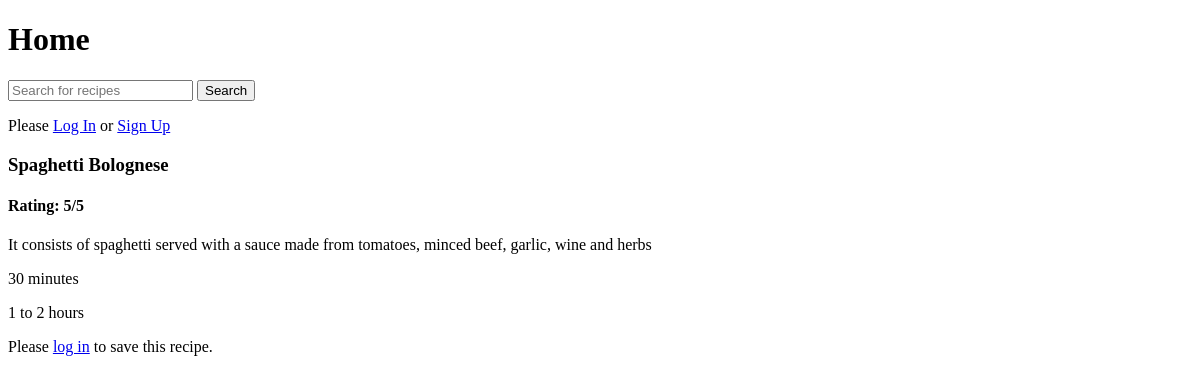
/, run on an earlier commit of the app's database.
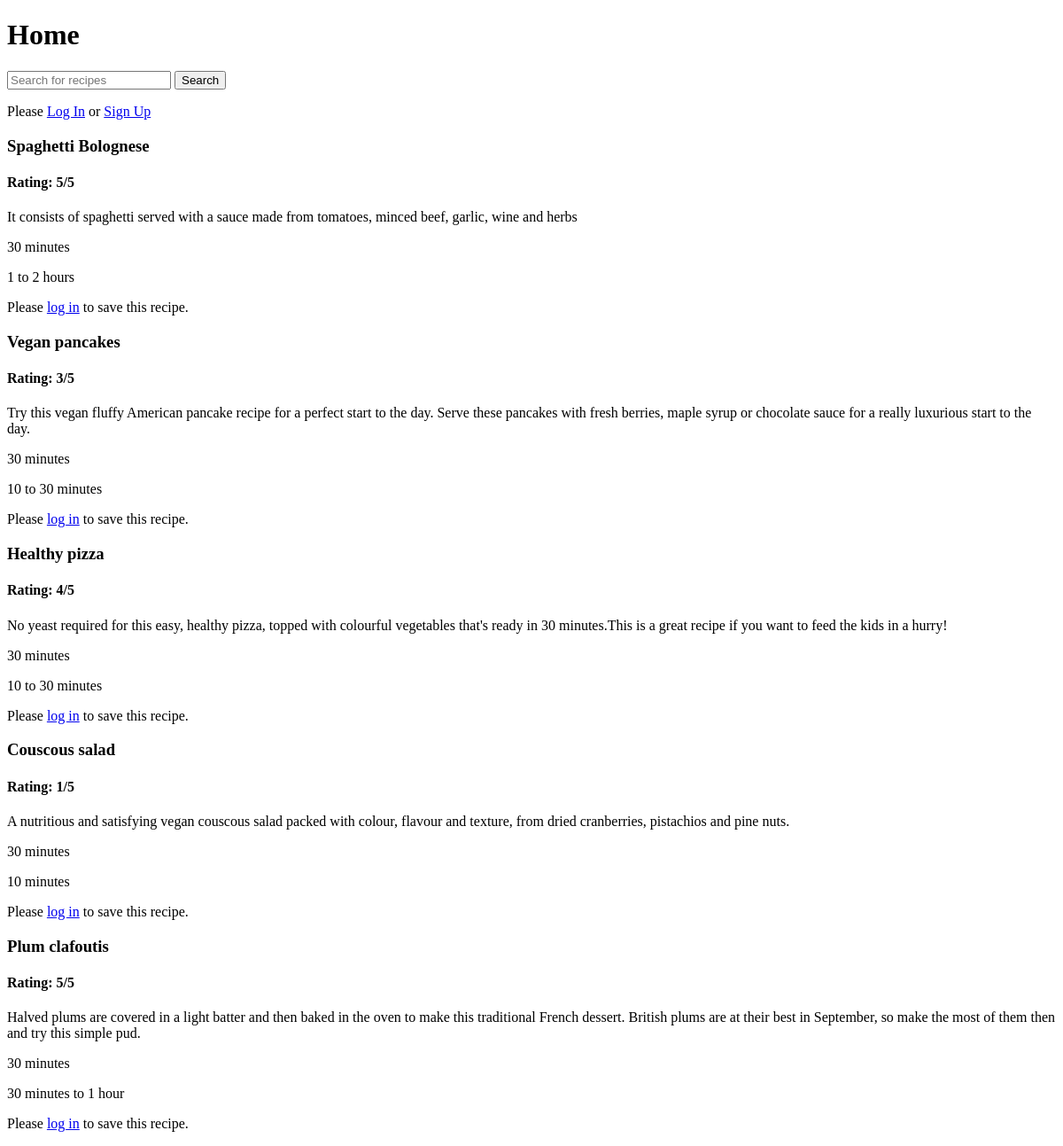
And on a later commit of the database.
### tables this page shows
CREATE TABLE `recipes` (
  `recipe_id` int(11) NOT NULL,
  `Name` varchar(255) NOT NULL,
  `Description` varchar(255) NOT NULL,
  `Prep_time` varchar(255) NOT NULL,
  `Cook_time` varchar(255) NOT NULL,
  `Rating` int(11) NOT NULL
);

### index.php (the view, shortened to what this page needs)
<?php
function isUserLoggedIn()
{
    return isset($_SESSION["user_id"]);
}
?>
<!DOCTYPE html>
<html lang="en">
<head>
</head>
<body>
    <h1>Home</h1>
    <section>
        <form action="search.php" method="GET">
            <input type="text" name="search" placeholder="Search for recipes">
            <button type="submit">Search</button>
        </form>
    </section>
    <?php if (isset($_SESSION["user_id"])) : ?>
        <p>You are now logged in</p>
        <p><a href="logout.php">Log out</a></p>
    <?php else : ?>
        <p>Please <a href="login_page.php">Log In</a> or <a href="signup_form.html">Sign Up</a></p>
    <?php endif; ?>
    <div>
        <?php
        require_once 'database_connect.php';
        $sql = "SELECT * FROM recipes";
        $result = $sql_object->query($sql);
        if ($result->num_rows > 0) {
            while ($recipe = $result->fetch_assoc()) {
                echo "<form method=POST>";
                echo "<div class='recipe-card'>";
                echo "<h3>" . $recipe['Name'] . "</h3>";
                echo "<h4>" . "Rating: " . $recipe['Rating'] . "/5" . "</h4>";
                echo "<p>" . $recipe['Description'] . "</p>";
                echo "<p>" . $recipe['Prep_time'] . "</p>";
                echo "<p>" . $recipe['Cook_time'] . "</p>";
                if (isUserLoggedIn()) {
                    $isSaved = isRecipeSaved($_SESSION["user_id"], $recipe['recipe_id']);
                    if ($isSaved) {
                        echo "<button class='remove-button' data-recipe-id='" . $recipe['recipe_id'] . "'>Remove</button>";
                    } else {
                        echo "<button class='save-button' data-recipe-id='" . $recipe['recipe_id'] . "'>Save</button>";
                    }
                    echo "<div class='rating'>";
                    echo "<div class='star-icon'>";
                    echo "<input type='radio' name='rating' id='rating' value='1'>";
                    echo "<label for=rating class='star'>1</label>";
                    echo "<input type='radio' name='rating' id='rating' value='2'>";
                    echo "<label for=rating class='star'>2</label>";
                    echo "<input type='radio' name='rating' id='rating' value='3'>";
                    echo "<label for=rating class='star'>3</label>";
                    echo "<input type='radio' name='rating' id='rating' value='4'>";
                    echo "<label for=rating class='star'>4</label>";
                    echo "<input type='radio' name='rating' id='rating' value='5'>";
                    echo "<label for=rating class='star'>5</label>";
                    echo "</div";
                    echo "<div>";
                    $isRated = isRatingSaved($_SESSION["user_id"], $recipe['recipe_id']);
                    if ($isRated) {
                        echo "<button class='unsave-rating' rating-id='" . $recipe['recipe_id'] . "'>Unsave</button>";
                    } else {
                        echo "<button class='save-rating' rating-id='" . $recipe['recipe_id'] . "'>Rate</button>";
                    }
                    echo "</div>";
                } else {
                    echo "<p>Please <a href='login_page.php'>log in</a> to save this recipe.</p>";
                }
                echo "</div>";
            }
        } else {
            echo "No recipes found.";
        }
        ?>
    </div>
</body>
</html>

What changed in the data, as far as the page shows it:
added recipes: Name "Vegan pancakes", Rating "3", Description "Try this vegan fluffy American pancake recipe for a perfect start to the day. Serve these pancakes with fresh berries, maple syrup or chocolate sauce for a really luxurious start to the day.", Prep_time "30 minutes", Cook_time "10 to 30 minutes"
added recipes: Name "Healthy pizza", Rating "4", Description "No yeast required for this easy, healthy pizza, topped with colourful vegetables that's ready in 30 minutes.This is a great recipe if you want to feed the kids in a hurry!", Prep_time "30 minutes", Cook_time "10 to 30 minutes"
added recipes: Name "Couscous salad", Rating "1", Description "A nutritious and satisfying vegan couscous salad packed with colour, flavour and texture, from dried cranberries, pistachios and pine nuts.", Prep_time "30 minutes", Cook_time "10 minutes"
added recipes: Name "Plum clafoutis", Rating "5", Description "Halved plums are covered in a light batter and then baked in the oven to make this traditional French dessert. British plums are at their best in September, so make the most of them then and try this simple pud.", Prep_time "30 minutes", Cook_time "30 minutes to 1 hour"
